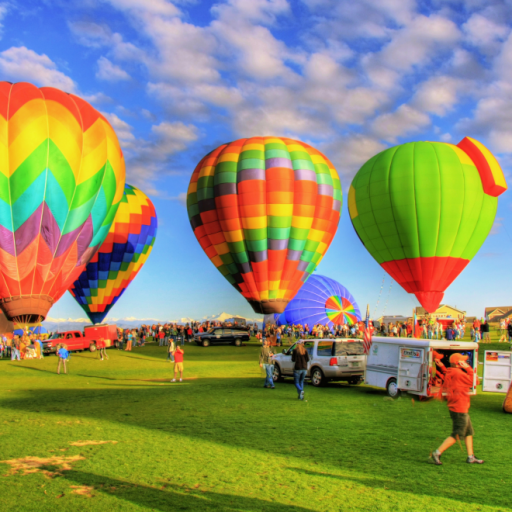
%> input picture assign1/practise2/Balloon.tif, 512 x 512 px
$ octave loadImage.m   (GNU Octave 9; MATLAB toolbox functions it lacks are replaced by stand-ins)
%> lines starting %> are read from the running program, lines starting %| are printed output that depends on the picture
%Read the image
orimg=imread('Balloon.tif');
%> orimg is the input picture: size 512x512x3 uint8; mean R, G, B 139.5, 141.6, 106
%red image
r1=orimg;
r1(:,:,2:3)=0;
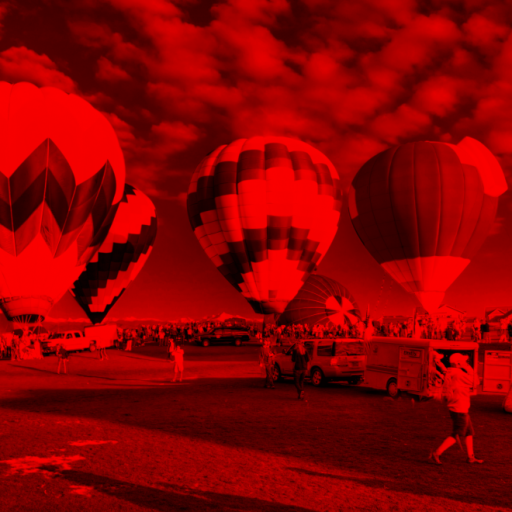
%> r1: size 512x512x3 uint8; mean R, G, B 139.5, 0, 0
figure
imshow(r1)
%green image
g1=orimg;
g1(:,:,[1 3])=0;
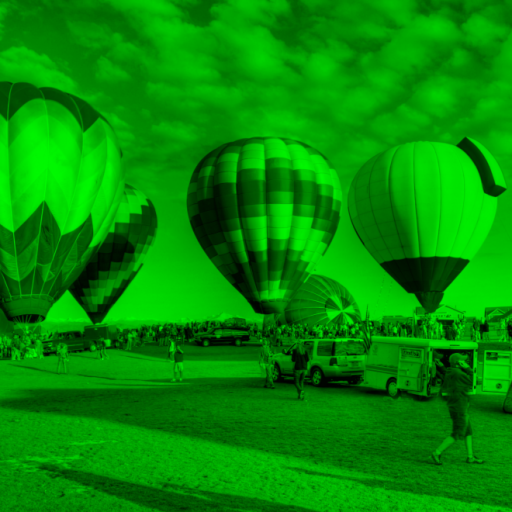
%> g1: size 512x512x3 uint8; mean R, G, B 0, 141.6, 0
figure
imshow(g1)
%blue image
b1=orimg;
b1(:,:,1:2)=0;
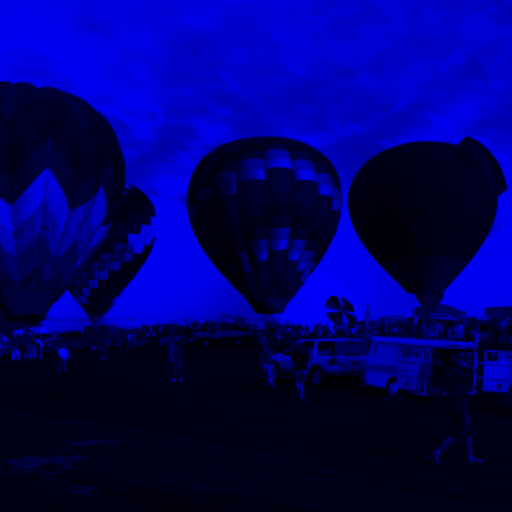
%> b1: size 512x512x3 uint8; mean R, G, B 0, 0, 106
figure
imshow(b1)
%image size
size(orimg)
%> ans = [512 512 3]
%memory size of image
whos orimg
%resize image
modifiedimg = imresize(orimg ,0.5);
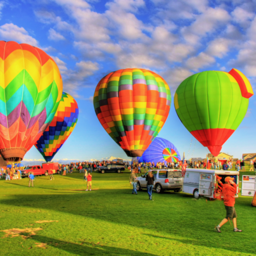
%> modifiedimg: size 256x256x3 uint8; mean R, G, B 139.5, 141.6, 106
%save as new image.
imwrite(modifiedimg,'smallImage.tif');
figure
imshow(modifiedimg)
%change the colors
modiImg(:,:,2)= orimg(:,:,1);
modiImg(:,:,3)= orimg(:,:,2);
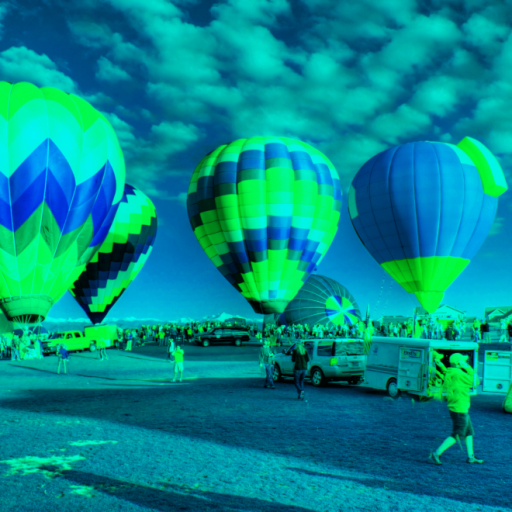
%> modiImg: size 512x512x3 uint8; mean R, G, B 0, 139.5, 141.6
modiImg(:,:,1)= orimg(:,:,3);
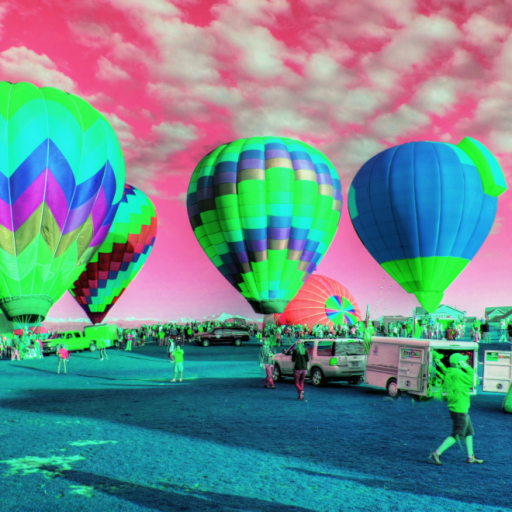
%> modiImg: size 512x512x3 uint8; mean R, G, B 106, 139.5, 141.6

figure
imshow(modiImg)
